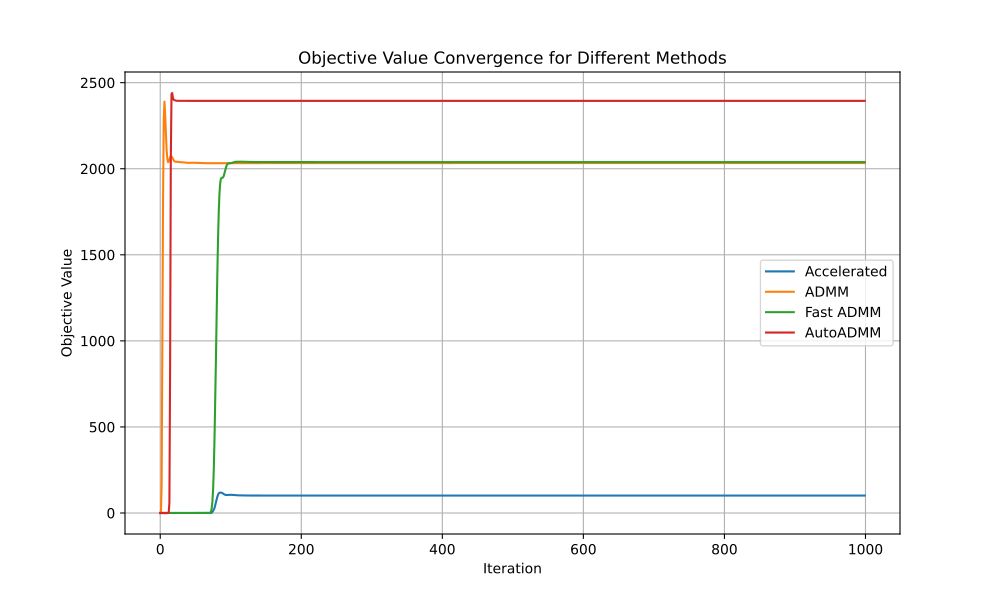

Write Python code to recreate this figure.
import numpy as np
import matplotlib.pyplot as plt

def prox_elasticnet(b, lambda1, lambda2):
    # The proximal operator of the elastic net
    return (np.maximum(0, b - lambda1) + np.minimum(0, b + lambda1)) / (lambda2 + 1)

def augmented_lagrangian(A, B, X, Z, Y1, Y2, mu, lambda_):
    # Computes the augmented Lagrangian for elastic net
    term1 = 0.5 * np.linalg.norm(A @ Z - B, 'fro')**2
    term2 = np.linalg.norm(X, 1) + lambda_ * np.linalg.norm(X, 'fro')**2
    term3 = np.sum(Y1 * (A @ Z - B)) + np.sum(Y2 * (X - Z))
    term4 = (mu / 2) * (np.linalg.norm(A @ Z - B, 'fro')**2 + np.linalg.norm(X - Z, 'fro')**2)
    return term1 + term2 + term3 + term4

def update_penalty(dY1, dY2, Y1, Y2, mu, rho, max_mu):
    Y1 = Y1 + mu * dY1
    Y2 = Y2 + mu * dY2
    mu = 1
    return Y1, Y2, mu, rho


def elasticnet_accelerated(A, B, lambda_, opts):
    # Set default options
    tol = opts.get('tol', 1e-8)
    max_iter = opts.get('max_iter', 500)
    rho = opts.get('rho', 1.1)
    mu = opts.get('mu', 1e-4)
    max_mu = opts.get('max_mu', 1e10)
    DEBUG = opts.get('DEBUG', 0)

    d, na = A.shape
    _, nb = B.shape

    X = np.zeros((na, nb))
    Z = np.zeros_like(X)
    Y1 = np.zeros((d, nb))
    Y2 = np.zeros_like(X)

    AtB = A.T @ B
    I = np.eye(na)
    invAtAI = np.linalg.inv(A.T @ A + I) @ I

    prev_aug_lagrangian = augmented_lagrangian(A, B, X, Z, Y1, Y2, mu, lambda_)
    objective_list = []
    errors_list = []
    for iter in range(1, max_iter + 1):
        Xk, Zk = X.copy(), Z.copy()

        # update X
        X = prox_elasticnet(Z - Y2 / mu, 1 / mu, lambda_ / mu)
        # update Z
        Z = invAtAI @ (-(A.T @ Y1 - Y2) / mu + AtB + X)

        # Compute residuals
        dY1 = A @ Z - B
        dY2 = X - Z
        chgX = np.max(np.abs(Xk - X))
        chgZ = np.max(np.abs(Zk - Z))
        chg = max([chgX, chgZ, np.max(np.abs(dY1)), np.max(np.abs(dY2))])

        # Calculate objective and error for debug
        obj = np.linalg.norm(X, 1) + lambda_ * np.linalg.norm(X, 'fro') ** 2
        err = np.sqrt(np.linalg.norm(dY1, 'fro') ** 2 + np.linalg.norm(dY2, 'fro') ** 2)

        if DEBUG and (iter == 1 or iter % 10 == 0):
            print(f'iter {iter}, mu={mu}, obj={obj}, err={err}')
        errors_list.append(err)
        objective_list.append(obj)

        if chg < tol:
            break

        # Adaptive mu update based on Lagrangian difference
        current_aug_lagrangian = augmented_lagrangian(A, B, X, Z, Y1, Y2, mu, lambda_)
        lagrangian_diff = current_aug_lagrangian - prev_aug_lagrangian
        prev_aug_lagrangian = current_aug_lagrangian

        if lagrangian_diff > 0:
            mu = min(rho * mu, max_mu)
        else:
            mu /= rho

        # Update dual variables
        Y1 = Y1 + mu * dY1
        Y2 = Y2 + mu * dY2


    return errors_list, objective_list


def elasticnet_admm(A, B, lambda_, opts):
    # Set default options
    tol = opts.get('tol', 1e-8)
    max_iter = opts.get('max_iter', 500)
    rho = opts.get('rho', 1.1)
    mu = opts.get('mu', 1e-4)
    max_mu = opts.get('max_mu', 1e10)
    DEBUG = opts.get('DEBUG', 0)

    d, na = A.shape
    _, nb = B.shape

    X = np.zeros((na, nb))
    Z = np.zeros_like(X)
    Y1 = np.zeros((d, nb))
    Y2 = np.zeros_like(X)

    AtB = A.T @ B
    I = np.eye(na)
    invAtAI = np.linalg.inv(A.T @ A + I) @ I
    objective_list = []
    errors_list = []
    for iter in range(1, max_iter + 1):
        Xk = X.copy()
        Zk = Z.copy()
        # update X
        X = prox_elasticnet(Z - Y2 / mu, 1 / mu, lambda_ / mu)
        # update Z
        Z = invAtAI @ (-(A.T @ Y1 - Y2) / mu + AtB + X)
        dY1 = A @ Z - B
        dY2 = X - Z
        chgX = np.max(np.abs(Xk - X))
        chgZ = np.max(np.abs(Zk - Z))
        chg = max([chgX, chgZ, np.max(np.abs(dY1)), np.max(np.abs(dY2))])
        obj = np.linalg.norm(X.ravel(), 1) + lambda_ * np.linalg.norm(X, 'fro') ** 2
        err = np.sqrt(np.linalg.norm(dY1, 'fro') ** 2 + np.linalg.norm(dY2, 'fro') ** 2)
        if DEBUG and (iter == 1 or iter % 10 == 0):
            print(f'iter {iter}, mu={mu}, obj={obj}, err={err}')

        errors_list.append(err)
        objective_list.append(obj)
        if chg < tol:
            break


        Y1, Y2, mu, rho = update_penalty(dY1, dY2, Y1, Y2, mu, rho, max_mu)

    return errors_list, objective_list


def elasticnet_fast_admm(A, B, lambda_, opts):
    # Set default options
    tol = opts.get('tol', 1e-8)
    max_iter = opts.get('max_iter', 500)
    rho = opts.get('rho', 1.1)
    mu = opts.get('mu', 1e-4)
    max_mu = opts.get('max_mu', 1e10)
    DEBUG = opts.get('DEBUG', 0)

    d, na = A.shape
    _, nb = B.shape

    X = np.zeros((na, nb))
    Z = np.zeros_like(X)
    Y1 = np.zeros((d, nb))
    Y2 = np.zeros_like(X)

    AtB = A.T @ B
    I = np.eye(na)
    invAtAI = np.linalg.inv(A.T @ A + I) @ I
    objective_list = []
    errors_list = []

    for iter in range(1, max_iter + 1):
        Xk = X.copy()
        Zk = Z.copy()
        # update X
        X = prox_elasticnet(Z - Y2 / mu, 1 / mu, lambda_ / mu)
        # update Z
        Z = invAtAI @ (-(A.T @ Y1 - Y2) / mu + AtB + X)
        dY1 = A @ Z - B
        dY2 = X - Z
        chgX = np.max(np.abs(Xk - X))
        chgZ = np.max(np.abs(Zk - Z))
        chg = max([chgX, chgZ, np.max(np.abs(dY1)), np.max(np.abs(dY2))])

        obj = np.linalg.norm(X.ravel(), 1) + lambda_ * np.linalg.norm(X, 'fro') ** 2
        err = np.sqrt(np.linalg.norm(dY1, 'fro') ** 2 + np.linalg.norm(dY2, 'fro') ** 2)
        if DEBUG and (iter == 1 or iter % 10 == 0):
            print(f'iter {iter}, mu={mu}, obj={obj}, err={err}')

        errors_list.append(err)
        objective_list.append(obj)

        if chg < tol:
            break

        Y1 = Y1 + mu * dY1
        Y2 = Y2 + mu * dY2
        mu = min(rho * mu, max_mu)

    return errors_list, objective_list


def elasticnet_autoAdmm(A, B, lambd, opts):
    tol = opts.get('tol', 1e-8)
    max_iter = opts.get('max_iter', 500)
    rho = opts.get('rho', 1.1)
    mu = opts.get('mu', 1e-4)
    max_mu = opts.get('max_mu', 1e10)
    DEBUG = opts.get('DEBUG', 0)

    d, na = A.shape
    _, nb = B.shape

    X = np.zeros((na, nb))
    Z = np.zeros_like(X)
    Y1 = np.zeros((d, nb))
    Y2 = np.zeros_like(X)

    AtB = A.T @ B
    I = np.eye(na)
    invAtAI = np.linalg.inv(A.T @ A + I) @ I
    objective_list = []
    errors_list = []

    for iter in range(1, max_iter + 1):
        Xk = X.copy()
        Zk = Z.copy()
        # update X
        X = prox_elasticnet(Z - Y2 / mu, 1 / mu, lambd / mu)
        # update Z
        Z = invAtAI @ (-(A.T @ Y1 - Y2) / mu + AtB + X)
        dY1 = A @ Z - B
        dY2 = X - Z
        chgX = np.max(np.abs(Xk - X))
        chgZ = np.max(np.abs(Zk - Z))
        chg = max([chgX, chgZ, np.max(np.abs(dY1)), np.max(np.abs(dY2))])

        obj = np.linalg.norm(X.ravel(), 1) + lambda_ * np.linalg.norm(X, 'fro') ** 2
        err = np.sqrt(np.linalg.norm(dY1, 'fro') ** 2 + np.linalg.norm(dY2, 'fro') ** 2)
        if DEBUG and (iter == 1 or iter % 10 == 0):
            print(f'iter {iter}, mu={mu}, obj={obj}, err={err}')

        errors_list.append(err)
        objective_list.append(obj)

        if chg < tol:
            break

        # Update rho dynamically
        rho_update = 2 * (np.linalg.norm(dY1, 'fro') ** 2 + np.linalg.norm(dY2, 'fro') ** 2) / (
                    np.linalg.norm(X - Z, 'fro') ** 2 + np.linalg.norm(A @ Z - B, 'fro') ** 2)
        rho = min(max(rho_update, 1.1), 10)

        Y1 = Y1 + mu * dY1
        Y2 = Y2 + mu * dY2
        mu = min(rho * mu, max_mu)
    return errors_list, objective_list


if __name__ == "__main__":
    # Generate toy data
    d = 10
    na = 200
    nb = 100

    A = np.random.randn(d, na)
    X = np.random.randn(na, nb)
    B = A @ X
    b = B[:, 0]

    # Options for the elastic net minimization
    opts = {
        'tol': 1e-6,
        'max_iter': 1000,
        'rho': 1.1,
        'mu': 1e-4,
        'max_mu': 1e10,
        'DEBUG': 1
    }

    # Regularization parameter for elastic net
    lambda_ = 0.01
    objective_list_map = {"Accelerated": [], "ADMM": [], "Fast ADMM": [], "AutoADMM": []}
    line_styles = {"Accelerated": "-", "ADMM": "--", "Fast ADMM": "-.", "AutoADMM": ":"}  # Different line styles
    markers = {"Accelerated": "o", "ADMM": "s", "Fast ADMM": "^", "AutoADMM": "D"}  # Different markers

    for key in objective_list_map.keys():
        if key == "Accelerated":
            error_list, objective_list = elasticnet_accelerated(A, B, lambda_, opts)
        elif key == "ADMM":
            error_list, objective_list = elasticnet_admm(A, B, lambda_, opts)
        elif key == "Fast ADMM":
            error_list, objective_list = elasticnet_fast_admm(A, B, lambda_, opts)
        else:
            error_list, objective_list = elasticnet_autoAdmm(A, B, lambda_, opts)

        if len(objective_list) < 1000:
            objective_list.extend([objective_list[-1]] * (1000 - len(objective_list)))
        objective_list_map[key] = objective_list

    # Plotting the objective lists with different line styles and markers
    plt.figure(figsize=(10, 6))
    for key, objective_list in objective_list_map.items():
        plt.plot(objective_list, label=key)

    plt.xlabel('Iteration')
    plt.ylabel('Objective Value')
    plt.title('Objective Value Convergence for Different Methods')
    plt.legend()
    plt.grid(True)
    plt.savefig("./elasticnet.pdf")
